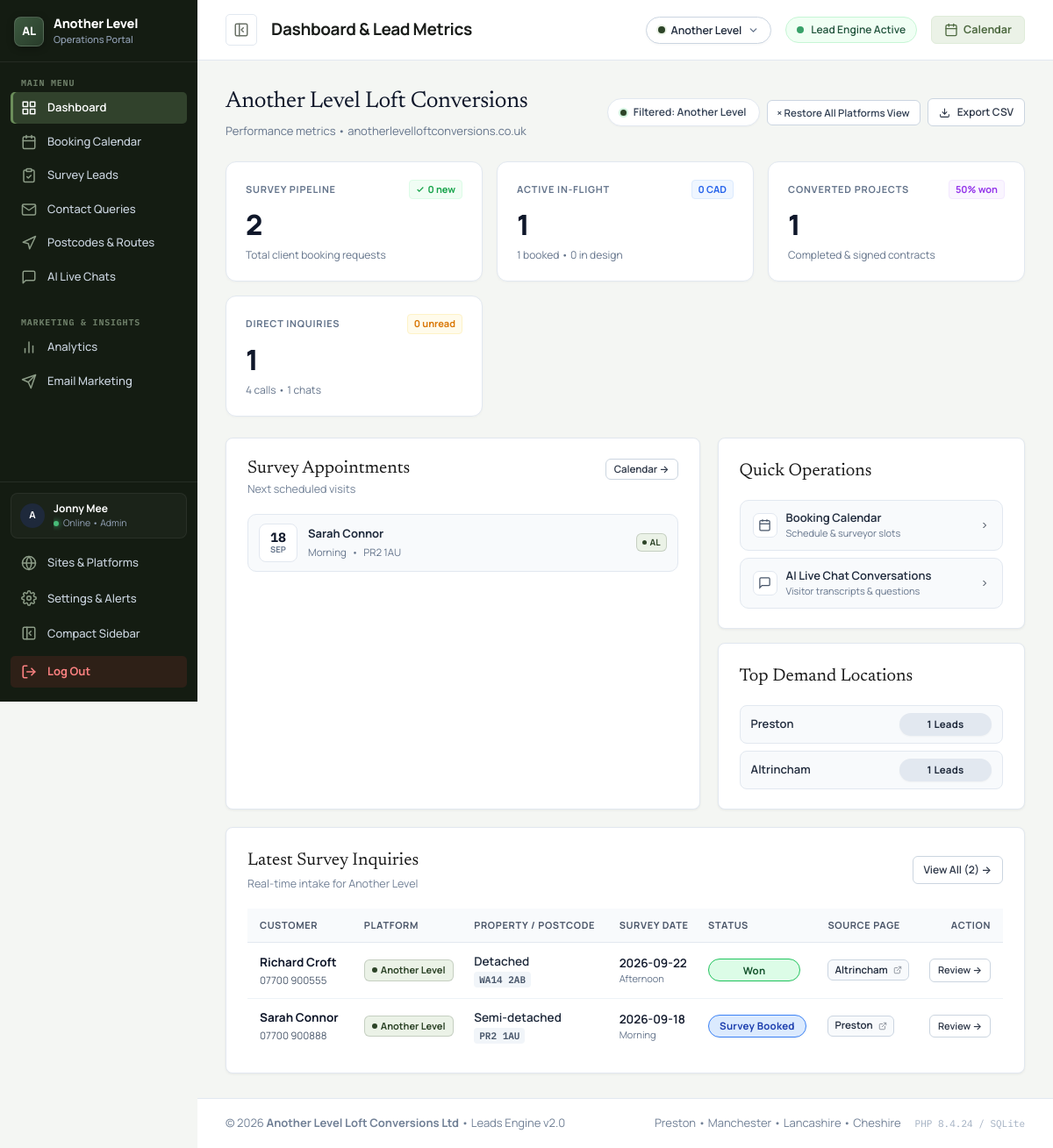
The app's page /panel/index.php?switch_site=1 (signed in), older data.
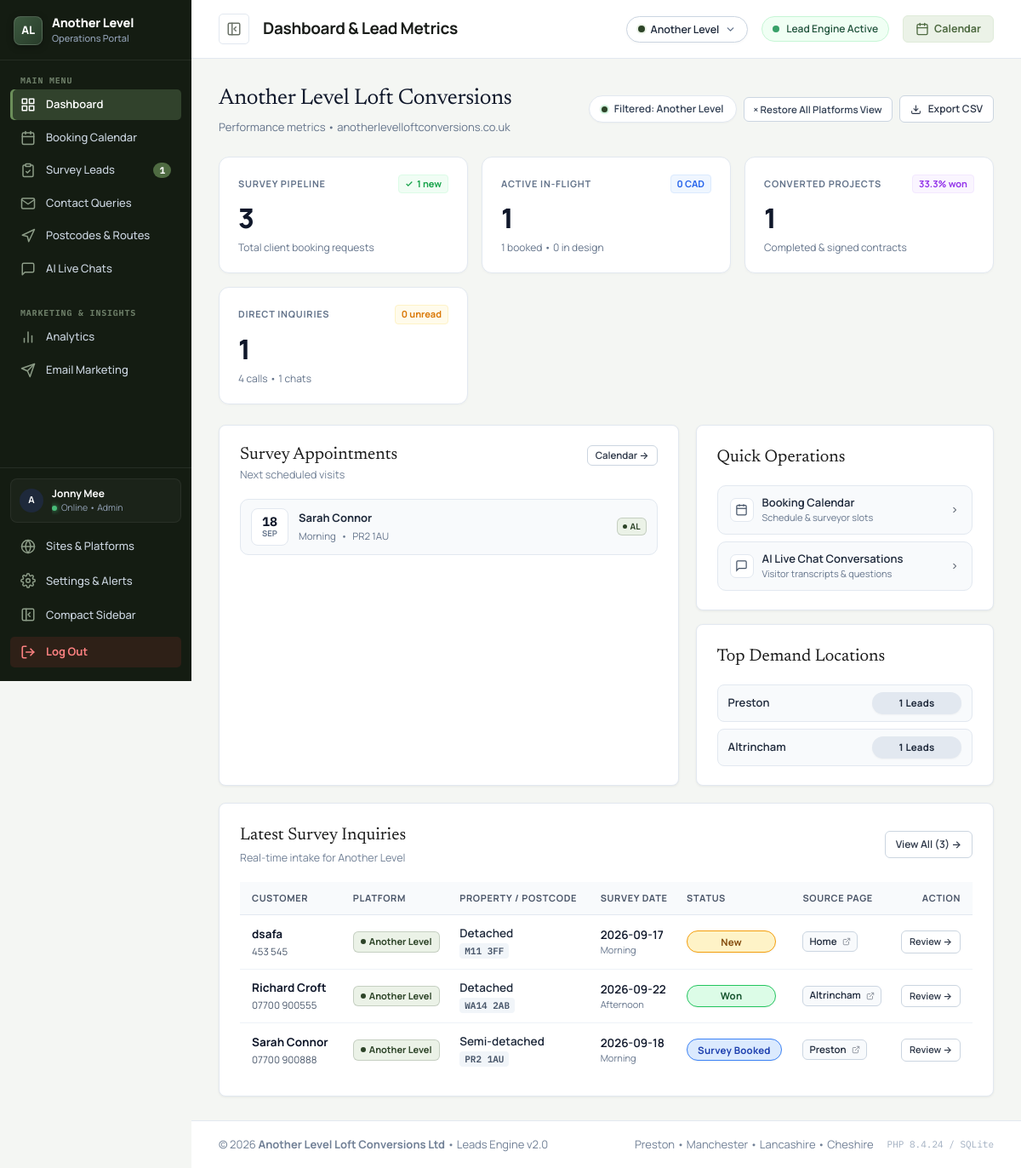
The same page, newer data.
### tables this page shows
CREATE TABLE bookings (
            id INTEGER PRIMARY KEY AUTOINCREMENT,
            reference_id TEXT UNIQUE NOT NULL,
            property_type TEXT,
            postcode TEXT,
            address TEXT,
            loft_height TEXT,
            preferred_date TEXT NOT NULL,
            preferred_slot TEXT NOT NULL,
            name TEXT NOT NULL,
            phone TEXT NOT NULL,
            email TEXT,
            status TEXT DEFAULT 'New',
            internal_notes TEXT,
            source_page TEXT,
            ip_address TEXT,
            device_type TEXT,
            browser TEXT,
            location_city TEXT,
            referrer TEXT,
            created_at DATETIME DEFAULT CURRENT_TIMESTAMP,
            updated_at DATETIME DEFAULT CURRENT_TIMESTAMP
        , site_id INTEGER DEFAULT 1);

CREATE TABLE sites (
                id INTEGER PRIMARY KEY AUTOINCREMENT,
                site_key TEXT UNIQUE NOT NULL,
                name TEXT NOT NULL,
                short_name TEXT NOT NULL,
                color TEXT NOT NULL,
                badge_bg TEXT NOT NULL,
                domain TEXT,
                phone TEXT,
                email TEXT,
                is_active INTEGER DEFAULT 1,
                created_at DATETIME DEFAULT CURRENT_TIMESTAMP
            );

### panel/index.php (the view, shortened to what the changed rows need)
<?php
require_once __DIR__ . '/includes/sites.php';
$pageTitle = "Dashboard & Lead Metrics";
$activeNav = "dashboard";
require_once __DIR__ . '/includes/header.php';
$isAllSites = isAllSitesMode();
$activeSite = getActiveSite();
$siteFilter = buildSiteFilterSql('site_id', 'AND');
$sfClause   = $siteFilter['clause'];
$sfParams   = $siteFilter['params'];
try {
    $qTotal = $db->prepare("SELECT COUNT(*) FROM bookings WHERE LOWER(status) != 'spam' " . $sfClause);
    $qTotal->execute($sfParams);
    $totalBookings = (int)$qTotal->fetchColumn();
    $qNew = $db->prepare("SELECT COUNT(*) FROM bookings WHERE LOWER(status) = 'new' " . $sfClause);
    $qNew->execute($sfParams);
    $newBookings = (int)$qNew->fetchColumn();
    $qWon = $db->prepare("SELECT COUNT(*) FROM bookings WHERE LOWER(status) = 'won' " . $sfClause);
    $qWon->execute($sfParams);
    $wonBookings = (int)$qWon->fetchColumn();
    $conversionRate = $totalBookings > 0 ? round(($wonBookings / $totalBookings) * 100, 1) : 0;
    $recentLeadsStmt = $db->prepare("
        SELECT * FROM bookings
        WHERE LOWER(status) != 'spam' " . $sfClause . "
        ORDER BY id DESC
        LIMIT 10
    ");
    $recentLeadsStmt->execute($sfParams);
    $recentLeads = $recentLeadsStmt->fetchAll(PDO::FETCH_ASSOC);
    $upcomingSurveysStmt = $db->prepare("
        SELECT id, name, phone, preferred_date, preferred_slot, property_type, postcode, site_id, status
        FROM bookings
        WHERE LOWER(status) IN ('survey_booked', 'confirmed') " . $sfClause . "
        ORDER BY preferred_date ASC, id ASC
        LIMIT 4
    ");
    $upcomingSurveysStmt->execute($sfParams);
    $upcomingSurveys = $upcomingSurveysStmt->fetchAll(PDO::FETCH_ASSOC);
    $townsStmt = $db->prepare("
        SELECT location_city, COUNT(*) as lead_count
        FROM bookings
        WHERE location_city IS NOT NULL AND location_city != '' " . $sfClause . "
        GROUP BY location_city
        ORDER BY lead_count DESC
        LIMIT 5
    ");
    $townsStmt->execute($sfParams);
    $topTowns = $townsStmt->fetchAll(PDO::FETCH_ASSOC);
} catch (Exception $e) {
    $errorMsg = $e->getMessage();
}
?>
<div class="luxury-dashboard-header">
  <div>
    <h1 class="luxury-header-title">
      <?php if ($isAllSites): ?>
        Operations Executive Hub
      <?php else: ?>
        <?php echo htmlspecialchars($activeSite['name']); ?>
      <?php endif; ?>
    </h1>
  </div>
</div>
<div class="luxury-kpi-grid">
  <div class="luxury-kpi-card">
    <div class="luxury-kpi-top">
      <span class="luxury-kpi-label">Survey Pipeline</span>
      <span class="luxury-chip luxury-chip-green">
        <svg width="10" height="10" viewBox="0 0 24 24" fill="none" stroke="currentColor" stroke-width="3"><polyline points="20 6 9 17 4 12"></polyline></svg>
        <span><?php echo $newBookings; ?> new</span>
      </span>
    </div>
    <div class="luxury-kpi-val"><?php echo number_format($totalBookings); ?></div>
    <div class="luxury-kpi-footer">
      <span>Total client booking requests</span>
    </div>
  </div>
  <div class="luxury-kpi-card">
    <div class="luxury-kpi-top">
      <span class="luxury-chip luxury-chip-purple">
        <span><?php echo $conversionRate; ?>% won</span>
      </span>
    </div>
  </div>
</div>
<div class="dashboard-operations-row">
  <div class="panel-card" style="flex:1.4;min-width:0">
    <?php if (empty($upcomingSurveys)): ?>
      <p style="font-size:12.5px;color:#94A3B8;margin:0;padding:8px 0">No upcoming surveys scheduled at the moment.</p>
    <?php else: ?>
      <div class="luxury-agenda-list">
        <?php foreach ($upcomingSurveys as $sLead):
          $ts = !empty($sLead['preferred_date']) ? strtotime($sLead['preferred_date']) : null;
          $dayNum = $ts ? date('d', $ts) : '--';
          $moName = $ts ? date('M', $ts) : 'FLEX';
        ?>
          <a href="bookings.php?lead_id=<?php echo $sLead['id']; ?>" class="luxury-agenda-item">
            <div class="luxury-agenda-date">
              <span class="luxury-agenda-day"><?php echo $dayNum; ?></span>
              <span class="luxury-agenda-mo"><?php echo $moName; ?></span>
            </div>
            <div class="luxury-agenda-info">
              <div class="luxury-agenda-name"><?php echo htmlspecialchars($sLead['name']); ?></div>
              <div class="luxury-agenda-meta">
                <span><?php echo htmlspecialchars($sLead['preferred_slot'] ?: 'Flexible'); ?></span>
                <span>&bull;</span>
                <span><?php echo htmlspecialchars($sLead['postcode']); ?></span>
              </div>
            </div>
            <div class="luxury-agenda-badge">
              <?php echo renderSiteBadge($sLead['site_id'] ?? 1, true); ?>
            </div>
          </a>
        <?php endforeach; ?>
      </div>
    <?php endif; ?>
  </div>
  <div class="dashboard-side-ops" style="flex:1;min-width:0;display:flex;flex-direction:column;gap:16px">
    <?php if (!empty($topTowns)): ?>
    <div class="panel-card">
      <div style="display:grid;gap:8px">
        <?php foreach ($topTowns as $t): ?>
          <div style="display:flex;align-items:center;justify-content:space-between;padding:8px 12px;background:#F8FAFC;border-radius:8px;border:1px solid #E2E8F0">
            <span style="font-size:13px;font-weight:600;color:#1E293B"><?php echo htmlspecialchars($t['location_city']); ?></span>
            <span class="badge" style="background:#E2E8F0;color:#1E293B;font-weight:700"><?php echo $t['lead_count']; ?> leads</span>
          </div>
        <?php endforeach; ?>
      </div>
    </div>
    <?php endif; ?>
  </div>
</div>
<div class="panel-card dashboard-leads-card" style="margin-top:20px;overflow:hidden">
  <div class="panel-card-header" style="display:flex;align-items:center;justify-content:space-between">
    <div>
      <h2 class="panel-card-title">Latest Survey Inquiries</h2>
      <p class="panel-card-sub">
      </p>
    </div>
    <a href="bookings.php" class="btn btn-secondary btn-sm" style="white-space:nowrap;font-size:12px">
      View All (<?php echo $totalBookings; ?>) &rarr;
    </a>
  </div>
  <div class="table-responsive">
    <table class="panel-table dashboard-leads-table" style="width:100%">
      <thead>
        <tr>
          <th style="min-width:115px">Customer</th>
          <th style="min-width:78px">Platform</th>
          <th style="min-width:95px">Property / Postcode</th>
          <th style="min-width:92px">Survey Date</th>
          <th style="min-width:75px">Status</th>
          <th style="min-width:85px">Source Page</th>
          <th style="min-width:65px;text-align:right">Action</th>
        </tr>
      </thead>
      <tbody>
        <?php if (empty($recentLeads)): ?>
          <tr>
            <td colspan="7" style="text-align:center;padding:40px 20px;color:#94A3B8">
              <svg viewBox="0 0 24 24" width="32" height="32" fill="none" stroke="currentColor" stroke-width="1.5" style="margin:0 auto 10px;display:block;opacity:0.5"><circle cx="12" cy="12" r="10"></circle><line x1="12" y1="8" x2="12" y2="12"></line><line x1="12" y1="16" x2="12.01" y2="16"></line></svg>
              No bookings recorded yet for this platform view.
            </td>
          </tr>
        <?php else: ?>
          <?php foreach ($recentLeads as $lead): ?>
            <tr>
              <td>
                <strong style="color:#0F172A"><?php echo htmlspecialchars($lead['name']); ?></strong>
                <div style="font-size:11.5px;color:#64748B;margin-top:2px">
                  <a href="tel:<?php echo htmlspecialchars($lead['phone']); ?>" style="color:#475569;text-decoration:none"><?php echo htmlspecialchars($lead['phone']); ?></a>
                </div>
              </td>
              <td>
                <?php echo renderSiteBadge($lead['site_id'] ?? 1); ?>
              </td>
              <td>
                <div style="font-weight:600;color:#1E293B"><?php echo htmlspecialchars($lead['property_type'] ?: 'Loft Conversion'); ?></div>
                <span class="mono-badge" style="font-size:11px"><?php echo htmlspecialchars($lead['postcode'] ?: 'N/A'); ?></span>
              </td>
              <td>
                <div style="font-weight:600;color:#0F172A">
                  <?php echo htmlspecialchars($lead['preferred_date'] ?: 'Flexible'); ?>
                </div>
                <div style="font-size:11px;color:#64748B">
                  <?php echo htmlspecialchars($lead['preferred_slot'] ?: 'Any Slot'); ?>
                </div>
              </td>
              <td>
                <span class="badge badge-<?php echo htmlspecialchars((string)$lead['status']); ?>">
                  <?php echo ucwords(str_replace('_', ' ', (string)$lead['status'])); ?>
                </span>
              </td>
              <td style="white-space:nowrap">
                <?php
                  $rawSrc = $lead['source_page'] ?? $lead['page_url'] ?? '/';
                  $linkUrl = getSitePageUrl($lead['site_id'] ?? 1, (string)$rawSrc);
                  $readableName = formatPageLocation((string)$rawSrc);
                ?>
                <a href="<?php echo htmlspecialchars($linkUrl); ?>" target="_blank" class="source-pill" title="View page: <?php echo htmlspecialchars($readableName); ?>">
                  <span><?php echo htmlspecialchars($readableName); ?></span>
                </a>
              </td>
              <td style="text-align:right;white-space:nowrap">
                <a href="bookings.php?lead_id=<?php echo $lead['id']; ?>" class="btn btn-sm btn-secondary" style="font-size:11px;padding:4px 9px;white-space:nowrap">
                  Review &rarr;
                </a>
              </td>
            </tr>
          <?php endforeach; ?>
        <?php endif; ?>
      </tbody>
    </table>
  </div>
</div>
<?php require_once __DIR__ . '/includes/footer.php'; ?>

### panel/includes/header.php (shortened to what the changed rows need)
<?php
require_once __DIR__ . '/sites.php';
$db = getDB();
$allSitesList = getAllSites();
$newBookingsCount = 0;
try {
    $siteFilterB = buildSiteFilterSql('site_id', 'AND');
    $stmt = $db->prepare("SELECT COUNT(*) FROM bookings WHERE LOWER(status) = 'new'" . $siteFilterB['clause']);
    $stmt->execute($siteFilterB['params']);
    $newBookingsCount = (int)$stmt->fetchColumn();
} catch (Exception $e) {
}
?>
<!DOCTYPE html>
<html lang="en">
<head>
  <link rel="stylesheet" href="css/panel.css?v=<?php echo time(); ?>">
</head>
<body class="panel-body">
<div class="panel-wrapper">
  <aside class="panel-sidebar" id="panelSidebar">
    <nav class="sidebar-nav">
      <a href="bookings.php" class="nav-link <?php echo $activeNav === 'bookings' ? 'active' : ''; ?>" title="Survey Leads">
        <span>Survey Leads</span>
        <?php if ($newBookingsCount > 0): ?>
          <span class="nav-badge"><?php echo $newBookingsCount; ?></span>
        <?php endif; ?>
      </a>
    </nav>
  </aside>
  <div class="panel-main">
    <header class="panel-topbar">
      <div class="topbar-left">
        <div class="mobile-topbar-brand">
          <div>
            <h1 class="topbar-title">
              <span class="topbar-title-full"><?php echo htmlspecialchars($pageTitle); ?></span>
            </h1>
          </div>
        </div>
      </div>
    </header>
    <main class="panel-content">

### panel/includes/sites.php (shortened to what the changed rows need)
<?php
require_once __DIR__ . '/db.php';
function getAllSites(bool $includeInactive = false): array {
    $db = getDb();
    $sql = "SELECT * FROM sites" . ($includeInactive ? "" : " WHERE is_active = 1") . " ORDER BY id ASC";
    $sites = $db->query($sql)->fetchAll(PDO::FETCH_ASSOC);
    return $sites;
}
function getSiteById(int $id): ?array {
    $sites = getAllSites(true);
    foreach ($sites as $s) {
        if ((int)$s['id'] === $id) {
            return $s;
        }
    }
    return null;
}
function getActiveSiteId(): string|int {
    $switchParam = $_GET['switch_site'] ?? $_GET['site'] ?? null;
    if ($switchParam !== null) {
        $req = trim((string)$switchParam);
        setActiveSite($req);
        return $_SESSION['active_site_id'] ?? 'all';
    }
    return 'all';
}
function setActiveSite(string|int $siteId): void {
    $raw = is_string($siteId) ? trim($siteId) : $siteId;
    $site = is_numeric($raw) ? getSiteById((int)$raw) : null;
}
function getActiveSite(): array|string {
    $id = getActiveSiteId();
    return getSiteById((int)$id) ?: 'all';
}
function isAllSitesMode(): bool {
    return getActiveSiteId() === 'all';
}
function renderSiteBadge(int|string $siteId, bool $isSmall = false): string {
    $site = getSiteById((int)$siteId);
    $color = htmlspecialchars($site['color']);
    $bg = htmlspecialchars($site['badge_bg']);
    if ($isSmall) {
        $short = match((int)$site['id']) {
            1 => 'AL',
            2 => 'North',
            default => 'Site ' . $site['id']
        };
        $fontSize = '10px';
        $padding = '2px 6px';
        $dotSize = '5px';
    } else {
        $short = htmlspecialchars($site['short_name']);
        $fontSize = '11px';
        $padding = '3px 8px';
        $dotSize = '6px';
    }
    return sprintf(
        '<span class="site-tag site-tag-%s" style="background:%s;color:%s;border:1px solid %s33;font-size:%s;padding:%s;border-radius:6px;font-weight:700;display:inline-flex;align-items:center;gap:4px;white-space:nowrap;flex-shrink:0;"><span style="width:%s;height:%s;border-radius:50%%;background:%s;display:inline-block;flex-shrink:0"></span>%s</span>',
        htmlspecialchars($site['site_key']),
        $bg,
        $color,
        $color,
        $fontSize,
        $padding,
        $dotSize,
        $dotSize,
        $color,
        $short
    );
}
function buildSiteFilterSql(string $column = 'site_id', string $operator = 'WHERE'): array {
    $id = getActiveSiteId();
    $prefix = $operator === 'AND' ? ' AND ' : ' WHERE ';
    return [
        'clause' => "{$prefix} ({$column} = ? OR {$column} IS NULL)",
        'params' => [(int)$id]
    ];
}
function getSitePageUrl(int|string|null $siteId, ?string $rawPageUrl): string {
    $siteId = (int)($siteId ?: 1);
    $path = trim((string)$rawPageUrl);
    if ($path === "" || $path === "/" || $path === "home") {
        $path = "index.php";
    }
    $cleanPath = ltrim($path, "/");
    $httpHost = $_SERVER["HTTP_HOST"] ?? "localhost:8000";
    $hostOnly = explode(":", $httpHost)[0];
    $isLocal = in_array($hostOnly, ["localhost", "127.0.0.1", "::1"], true)
               || str_ends_with($hostOnly, ".test")
               || str_ends_with($hostOnly, ".local")
               || filter_var($hostOnly, FILTER_VALIDATE_IP) !== false;
    if ($isLocal) {
        $scheme = (!empty($_SERVER["HTTPS"]) && $_SERVER["HTTPS"] !== "off") ? "https" : "http";
        if ($siteId === 2) {
            return "{$scheme}://{$hostOnly}:8001/{$cleanPath}";
        } elseif ($siteId === 1) {
            return "{$scheme}://{$hostOnly}:8000/{$cleanPath}";
        } else {
            $port = 8000 + ($siteId - 1);
            return "{$scheme}://{$hostOnly}:{$port}/{$cleanPath}";
        }
    }
    $site = getSiteById($siteId);
    $domain = !empty($site["domain"]) ? $site["domain"] : "anotherlevelloftconversions.co.uk";
    return "https://{$domain}/{$cleanPath}";
}

Row changes from the older to the newer data that the page shows:
added bookings: name "dsafa", phone "453 545", site.short_name "Another Level", property_type "Detached", postcode "M11 3FF", preferred_date "2026-09-17", preferred_slot "Morning", status "New", source_page "Home", shown under "Latest Survey Inquiries"
Text that changed along with them:
$newBookingsCount: (not shown) → "1"
$newBookings: "0" → "1"
$totalBookings: "2" → "3"
$conversionRate: "50" → "33.3"
